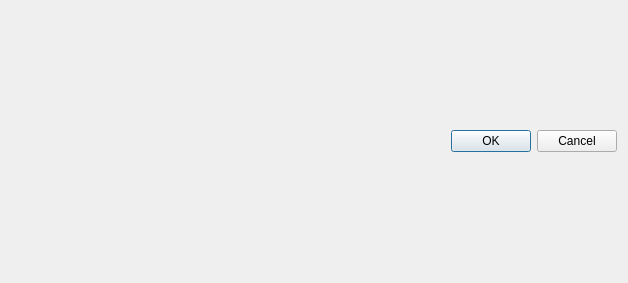
<?xml version="1.0" encoding="UTF-8"?>
<ui version="4.0">
 <class>Dialog</class>
 <widget class="QDialog" name="Dialog">
  <property name="geometry">
   <rect>
    <x>0</x>
    <y>0</y>
    <width>628</width>
    <height>283</height>
   </rect>
  </property>
  <property name="windowTitle">
   <string>Dialog</string>
  </property>
  <layout class="QHBoxLayout" name="horizontalLayout">
   <item>
    <widget class="QDialogButtonBox" name="buttonBox">
     <property name="orientation">
      <enum>Qt::Horizontal</enum>
     </property>
     <property name="standardButtons">
      <set>QDialogButtonBox::Cancel|QDialogButtonBox::Ok</set>
     </property>
    </widget>
   </item>
  </layout>
 </widget>
 <resources/>
 <connections>
  <connection>
   <sender>buttonBox</sender>
   <signal>accepted()</signal>
   <receiver>Dialog</receiver>
   <slot>accept()</slot>
   <hints>
    <hint type="sourcelabel">
     <x>248</x>
     <y>254</y>
    </hint>
    <hint type="destinationlabel">
     <x>157</x>
     <y>274</y>
    </hint>
   </hints>
  </connection>
  <connection>
   <sender>buttonBox</sender>
   <signal>rejected()</signal>
   <receiver>Dialog</receiver>
   <slot>reject()</slot>
   <hints>
    <hint type="sourcelabel">
     <x>316</x>
     <y>260</y>
    </hint>
    <hint type="destinationlabel">
     <x>286</x>
     <y>274</y>
    </hint>
   </hints>
  </connection>
 </connections>
</ui>
